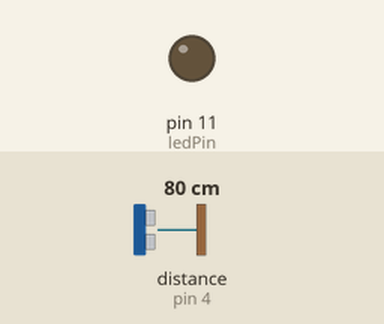
Simulated run of this sketch. Board: Arduino Uno, built with avr-gcc and run on an emulated ATmega328P. On the bench: output pins drawn as LEDs (lit = HIGH). The test bench sets the inputs (shaded band); at power-on: distance to the obstacle (sensor on pin 4) 80 cm. The echo pulse lasts 58.3 µs per cm; pins used as bus, display or sensor lines are not drawn.

Above: at 1.2 s.
1.3 s: distance to the obstacle (sensor on pin 4) set to 34 cm
2.8 s: distance to the obstacle (sensor on pin 4) set to 27 cm
At 3.3 s:
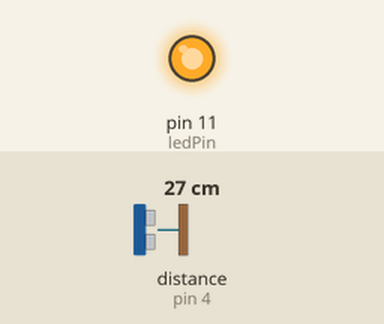
4.3 s: distance to the obstacle (sensor on pin 4) set to 35 cm
At 5.5 s:
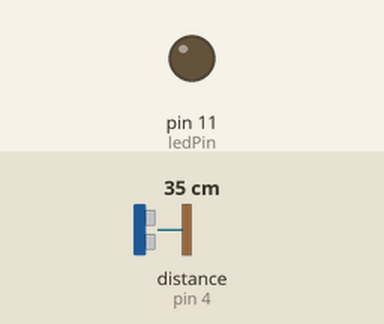
5.8 s: distance to the obstacle (sensor on pin 4) set to 2 cm
At 6.6 s:
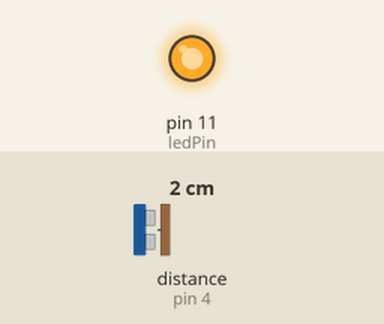
Timing chart, 0 to 8.3 s (numbered marks = the images above; inputs shaded):
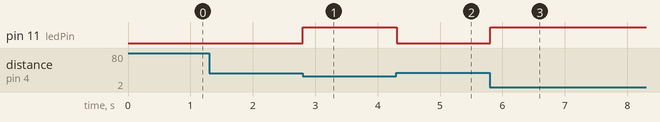

The sketch:

ultrasonico_HC-SR04.ino
```cpp
#include "Ultrasonic.h" //INCLUSÃO DA BIBLIOTECA NECESSÁRIA PARA FUNCIONAMENTO DO CÓDIGO
#define echoPin 4 //PINO DIGITAL UTILIZADO PELO HC-SR04 ECHO(RECEBE)
#define trigPin 2 //PINO DIGITAL UTILIZADO PELO HC-SR04 ECHO(RECEBE)
#define ledPin 11 //PINO DA LED

Ultrasonic ultrasonic(trigPin,echoPin); //INICIALIZANDO OS PINOS

int distancia;

void setup(){
  Ultrasonic ultrasonic(trigPin,echoPin); //INICIALIZANDO OS PINOS
  pinMode(echoPin, INPUT); //DEFINE O PINO COMO ENTRADA (RECEBE)
  pinMode(trigPin, OUTPUT); //DEFINE O PINO COMO SAÍDA (ENVIA)
  pinMode(ledPin, OUTPUT); //DECLARA O PINO COMO SENDO SAÍDA
}

void loop(){
  hcsr04(); // FAZ A CHAMADA DO MÉTODO "hcsr04()"
  if(distancia <= 30){// SE A DISTÂNCIA ENTRE O OBJETO E O SENSOR ULTRASONICO FOR MENOR QUE 30CM, FAZ
    digitalWrite(ledPin,HIGH);//ACENDE A LED
  }else{//SENÃO, FAZ
    digitalWrite(ledPin,LOW);//DESLIGA A LED
  }
}
//MÉTODO RESPONSÁVEL POR CALCULAR A DISTÂNCIA
void hcsr04(){
  digitalWrite(trigPin, LOW); //SETA O PINO 6 COM UM PULSO BAIXO "LOW"
  delayMicroseconds(2); // DELAY DE 2 MICROSSEGUNDOS
  digitalWrite(trigPin, HIGH); //SETA O PINO 6 COM PULSO ALTO "HIGH"
  delayMicroseconds(10); // DELAY DE 10 MICROSSEGUNDOS
  digitalWrite(trigPin, LOW); //SETA O PINO 6 COM PULSO BAIXO "LOW" NOVAMENTE
  // FUNÇÃO RANGING, FAZ A CONVERSÃO DO TEMPO DE
  //RESPOSTA DO ECHO EM CENTÍMETROS E ARMAZENA
  //NA VARIÁVEL "distancia"
  distancia = (ultrasonic.Ranging(CM)); // VARIÁVEL GLOBAL RECEBE O VALOR DA DISTÂNCIA MEDIDA
}
```

Measured:
- the behaviour switches between 31 and 30 cm on distance to the obstacle (sensor on pin 4) (found by bisection; images 0 and 1)
- after the input at 1.3 s, every drawn part: stays the same
- after the input at 2.8 s, pin 11 (ledPin): LOW → HIGH at once
- after the input at 4.3 s, pin 11 (ledPin): HIGH → LOW at once
- after the input at 5.8 s, pin 11 (ledPin): LOW → HIGH at once
